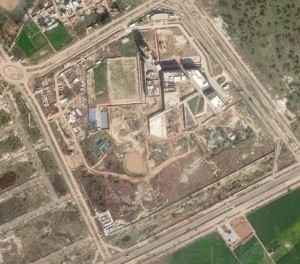
#> input picture PCA/sat_image_plaksha.jpg, 300 x 264 px
$ python D-Reduction.py
#> lines starting #> are read from the running program, lines starting #| are printed output that depends on the picture; long printed decimals are rounded
import cv2
import matplotlib.pyplot as plt
import numpy as np
from sklearn.decomposition import PCA

def perform_pca(image_path, num_components):
#> called with image_path = 'sat_image_plaksha.jpg'
    img = cv2.imread(image_path)
#> img is the input picture: shape (264, 300, 3); mean B, G, R 116.6, 136.2, 148
    gray_img = cv2.cvtColor(img, cv2.COLOR_BGR2GRAY)
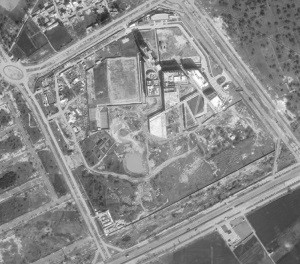
#> gray_img: shape (264, 300); min 35, max 254, mean 137.5
    gray_double = gray_img.astype(np.float64)
    mean_column = np.mean(gray_double, axis=0)
#> mean_column = 300 values, max 159.2 at index 157, min 111.7 at index 298, mean 137.5
    img_mean_subtracted = gray_double - mean_column
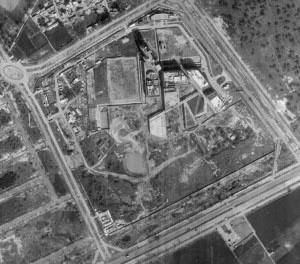
#> img_mean_subtracted: shape (264, 300) float64; min -103, max 127.4, mean 0; drawn with min black and max white
    cov_matrix = np.cov(img_mean_subtracted.T)
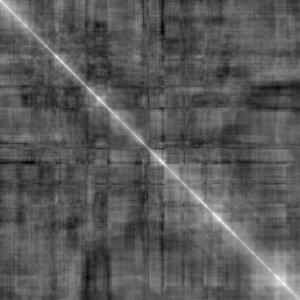
#> cov_matrix: shape (300, 300) float64; min -715.1, max 1729.1, mean 145.8; drawn with min black and max white
    value, vector = np.linalg.eig(cov_matrix)
    sorted_indices = np.argsort(value)[::-1]
#> sorted_indices = 300 values, max 299 at index 278, min 0 at index 0, mean 149.5
    sorted_vector = vector[:, sorted_indices]
    Output_images = []
    for i in num_components:
        selected_components = sorted_vector[:, :i]
        projected_data = np.dot(img_mean_subtracted, selected_components)
        reconstructed_image = np.dot(projected_data, selected_components.T) + mean_column
        Output_images.append(reconstructed_image.astype(np.uint8))
#> after the loop, Output_images = 7 items
    pca = PCA(n_components=91)
    pca.fit(img_mean_subtracted)
    explained_variance_ratio = pca.explained_variance_ratio_
    total_variance_explained = np.sum(explained_variance_ratio)
    return Output_images, total_variance_explained

image_path = "sat_image_plaksha.jpg"
num_components = [10, 20, 30, 40, 50, 60, 91]

Output_images, explained_variance = perform_pca(image_path, num_components)
#> Output_images = 7 items; explained_variance = 0.951

plt.figure(figsize=(20, 10))
plt.suptitle("Dimensionality Reduction using PCA")
for i, reconstructed_image in enumerate(Output_images):
    plt.subplot(1, len(num_components), i+1)
    plt.imshow(reconstructed_image, cmap='gray')
    plt.title(f"{num_components[i]} components")
    plt.axis('off')
#> this loop made 7 passes

plt.show()
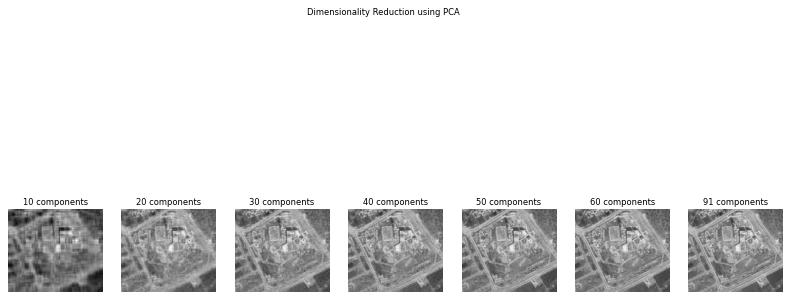
#> figure drawn by matplotlib, 7 panels

print("Explained variance ratio using 91 components:", explained_variance)
#| Explained variance ratio using 91 components: 0.9506
